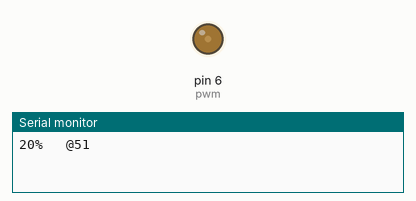
This sketch was run on a simulated Arduino Uno, built with avr-gcc and run on an emulated ATmega328P. Parts: output pins drawn as LEDs (lit = HIGH), the last lines printed to the serial monitor.

Above: at 0.55 s.
At 4.75 s:
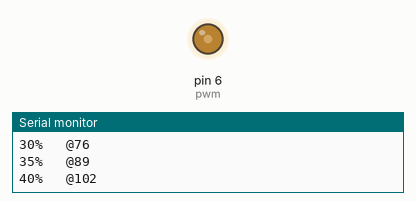
At 8.95 s:
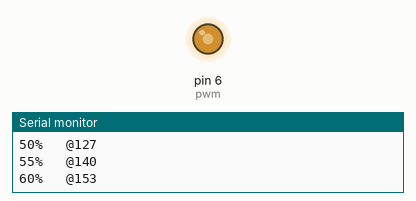
At 17.45 s:
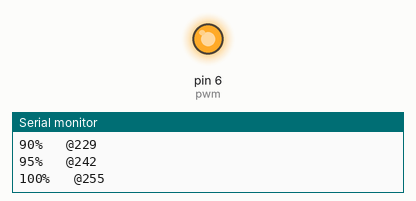
Timing chart, 0 to 22.6 s (numbered marks = the images above):
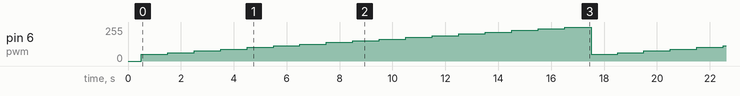

Measured:
- by itself, pin 6 (pwm): repeats every 17.0 s: 63/255 1.0 s, 76/255 1.0 s, 89/255 1.0 s, 102/255 1.0 s, 114/255 1.0 s, 127/255 1.0 s, 140/255 1.0 s, 153/255 1.0 s, 165/255 1.0 s, 178/255 1.0 s, 191/255 1.0 s, 204/255 1.0 s, 216/255 1.0 s, 229/255 1.0 s, 242/255 1.0 s, 255/255 1.0 s, 51/255 1.0 s

The sketch:

test_fan.ino
```cpp
int pwm = 6; // PWM pin is pin #3
// Increment value by 10% each time:
#define INCR 5

void setup() {
  Serial.begin(9600);
  analogWrite(pwm, 0);
  delay(500);
}

void loop() {
  for(int fanspd = 20; fanspd <= 100; fanspd += INCR){
    analogWrite(pwm, map(fanspd, 0, 100, 0, 255));
    Serial.print(fanspd); Serial.print("%   @");
    Serial.println(map(fanspd, 0, 100, 0, 255));
    delay(1000); // Delay ten seconds (10s = 10000ms)
  }
}
```
